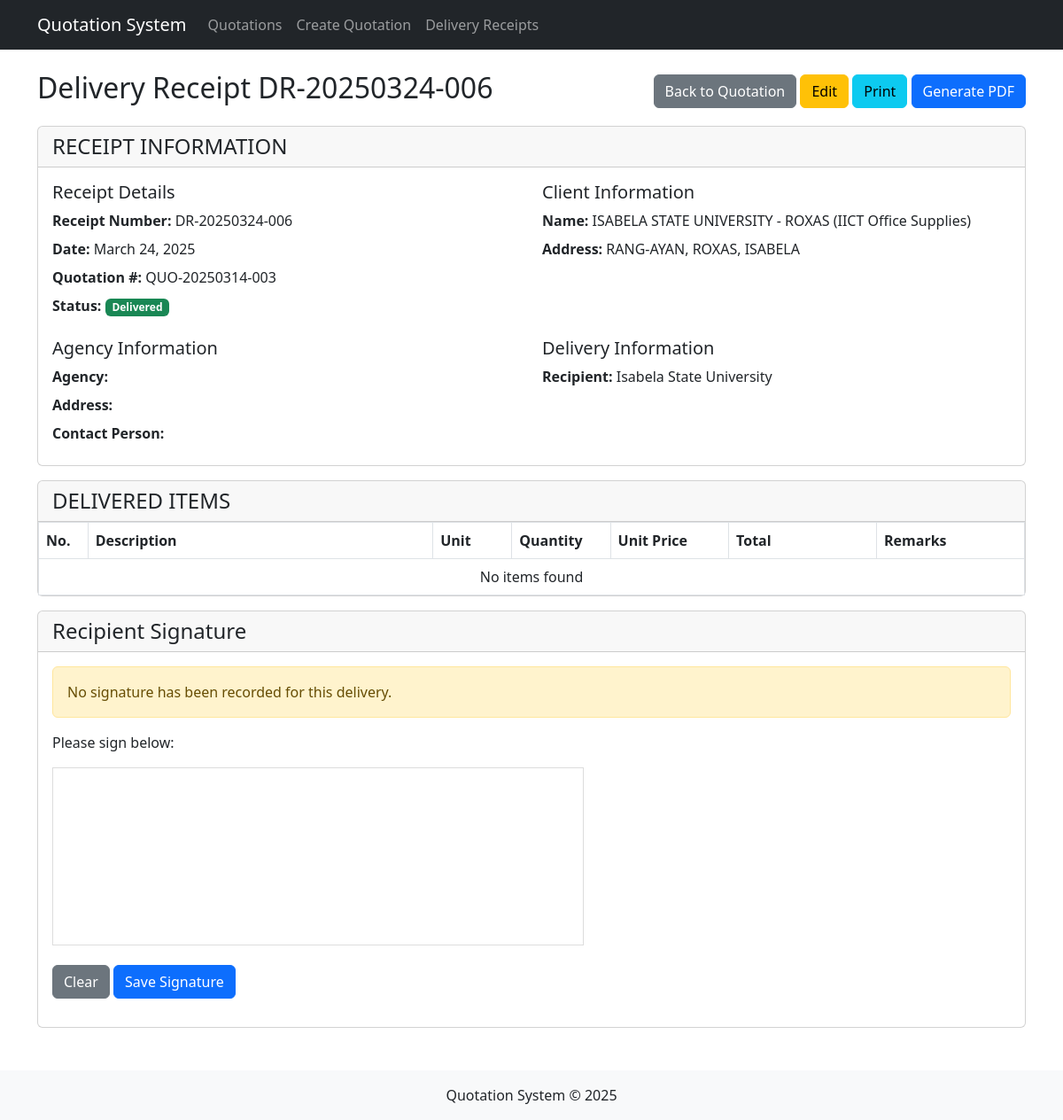
The app's page /delivery/view.php?id=6 with its own data.
### tables this page shows
CREATE TABLE `delivery_receipts` (
  `receipt_id` int(11) NOT NULL,
  `receipt_number` varchar(20) DEFAULT NULL,
  `quotation_id` int(11) NOT NULL,
  `delivery_date` date NOT NULL,
  `recipient_name` varchar(255) NOT NULL,
  `recipient_position` varchar(255) DEFAULT NULL,
  `recipient_signature` text DEFAULT NULL,
  `delivery_address` text DEFAULT NULL,
  `delivery_notes` text DEFAULT NULL,
  `delivery_status` enum('pending','in_transit','delivered','cancelled') DEFAULT 'pending',
  `created_at` timestamp NOT NULL DEFAULT current_timestamp(),
  `updated_at` timestamp NOT NULL DEFAULT current_timestamp() ON UPDATE current_timestamp()
);

CREATE TABLE `quotations` (
  `quotation_id` int(11) NOT NULL,
  `quotation_number` varchar(20) DEFAULT NULL,
  `customer_name` varchar(255) NOT NULL,
  `customer_email` varchar(255) DEFAULT NULL,
  `customer_phone` varchar(50) DEFAULT NULL,
  `agency_name` varchar(255) DEFAULT NULL,
  `agency_address` text DEFAULT NULL,
  `contact_person` varchar(255) DEFAULT NULL,
  `quotation_date` date NOT NULL,
  `valid_until` date DEFAULT NULL,
  `status` enum('draft','sent','accepted','rejected') DEFAULT 'draft',
  `notes` text DEFAULT NULL,
  `created_at` timestamp NOT NULL DEFAULT current_timestamp(),
  `updated_at` timestamp NOT NULL DEFAULT current_timestamp() ON UPDATE current_timestamp()
);

### models/DeliveryReceipt.php (called while the page is built, shortened)
<?php
require_once __DIR__ . '/Quotation.php';
class DeliveryReceipt {
    private $conn;
    private $table_name = "delivery_receipts";
    public $receipt_id;
    public $receipt_number;
    public $quotation;
    public function __construct($db) {
        $this->conn = $db;
        $this->quotation = new Quotation($db);
    }
    public function readOne() {
        $query = "SELECT * FROM " . $this->table_name . " WHERE ";
        if (isset($this->receipt_id) && !empty($this->receipt_id)) {
            $query .= "receipt_id = :id LIMIT 0,1";
            $param_name = ":id";
            $param_value = $this->receipt_id;
        } else {
            $query .= "receipt_number = :number LIMIT 0,1";
            $param_name = ":number";
            $param_value = $this->receipt_number;
        }
        $stmt = $this->conn->prepare($query);
        $stmt->bindParam($param_name, $param_value);
        $stmt->execute();
        $row = $stmt->fetch(PDO::FETCH_ASSOC);
        if ($row) {
            $this->receipt_id = $row['receipt_id'];
            $this->receipt_number = $row['receipt_number'];
            $this->quotation_id = $row['quotation_id'];
            $this->delivery_date = $row['delivery_date'];
            $this->recipient_name = $row['recipient_name'];
            $this->delivery_address = $row['delivery_address'];
            $this->delivery_status = $row['delivery_status'];
            $this->quotation->quotation_id = $this->quotation_id;
            $this->quotation->readOne();
            return true;
        }
        return false;
    }
}

### models/Quotation.php (called while the page is built, shortened)
<?php
class Quotation {
    private $conn;
    private $table_name = "quotations";
    public $quotation_id;
    public $quotation_number;
    public function __construct($db) {
        $this->conn = $db;
    }
    public function readOne() {
        $query = "SELECT * FROM " . $this->table_name . " WHERE ";
        if (isset($this->quotation_id) && !empty($this->quotation_id)) {
            $query .= "quotation_id = :id LIMIT 0,1";
            $param_name = ":id";
            $param_value = $this->quotation_id;
        } elseif (isset($this->quotation_number) && !empty($this->quotation_number)) {
            $query .= "quotation_number = :number LIMIT 0,1";
            $param_name = ":number";
            $param_value = $this->quotation_number;
        } else {
             error_log("readOne called without quotation_id or quotation_number.");
             return false;
        }
        $stmt = $this->conn->prepare($query);
        $stmt->bindParam($param_name, $param_value);
        $stmt->execute();
        $row = $stmt->fetch(PDO::FETCH_ASSOC);
        if ($row) {
            $this->quotation_id = $row['quotation_id'];
            $this->quotation_number = $row['quotation_number'];
            $this->customer_name = $row['customer_name'];
            return true;
        }
        return false;
    }
}
?>

### delivery/view.php (the view, shortened to what this page needs)
<?php
require_once '../models/DeliveryReceipt.php';
$database = new Database();
$db = $database->getConnection();
$delivery = new DeliveryReceipt($db);
if (isset($_GET['id'])) {
    $delivery->receipt_id = $_GET['id'];
} elseif (isset($_GET['number'])) {
    $delivery->receipt_number = $_GET['number'];
} else {
    die('ERROR: Missing ID or Number.');
}
if (!$delivery->readOne()) {
    header("Location: ../quotation/list.php");
    exit();
}
include_once '../includes/header.php';
?>
<div class="container mt-4">
    <div class="row mb-3 d-print-none">
        <div class="col-md-12">
            <div class="d-flex justify-content-between align-items-center">
                <h2>Delivery Receipt <?php echo $delivery->receipt_number; ?></h2>
                <div>
                    <a href="../quotation/view.php?id=<?php echo $delivery->quotation_id; ?>" class="btn btn-secondary">Back to Quotation</a>
                    <a href="edit.php?id=<?php echo $delivery->receipt_id; ?>" class="btn btn-warning">Edit</a>
                    <button onclick="window.print();" class="btn btn-info">Print</button>
                    <a href="generate_pdf.php?id=<?php echo $delivery->receipt_id; ?>" class="btn btn-primary" target="_blank">Generate PDF</a>
                </div>
            </div>
        </div>
    </div>
    <div class="card mb-3">
        <div class="card-header">
            <h4 class="m-0">RECEIPT INFORMATION</h4>
        </div>
        <div class="card-body">
            <div class="row">
                <div class="col-md-6">
                    <h5>Receipt Details</h5>
                    <div class="mb-2">
                        <strong>Receipt Number:</strong> <?php echo $delivery->receipt_number; ?>
                    </div>
                    <div class="mb-2">
                        <strong>Date:</strong> <?php echo date('F j, Y', strtotime($delivery->delivery_date)); ?>
                    </div>
                    <div class="mb-2">
                        <strong>Quotation #:</strong> <?php echo $delivery->quotation->quotation_number; ?>
                    </div>
                    <div class="mb-2">
                        <strong>Status:</strong>
                        <span class="badge <?php
                            echo ($delivery->delivery_status == 'pending') ? 'bg-warning' :
                                (($delivery->delivery_status == 'in_transit') ? 'bg-primary' :
                                    (($delivery->delivery_status == 'delivered') ? 'bg-success' : 'bg-danger'));
                        ?>">
                            <?php echo ucfirst(str_replace('_', ' ', $delivery->delivery_status)); ?>
                        </span>
                    </div>
                </div>
                <div class="col-md-6">
                    <h5>Client Information</h5>
                    <div class="mb-2">
                        <strong>Name:</strong> <?php echo htmlspecialchars($delivery->quotation->customer_name); ?>
                    </div>
                    <div class="mb-2">
                        <strong>Address:</strong> <?php echo nl2br(htmlspecialchars($delivery->delivery_address)); ?>
                    </div>
                </div>
            </div>
            <div class="row mt-3">
                <div class="col-md-6">
                    <h5>Agency Information</h5>
                    <div class="mb-2">
                        <strong>Agency:</strong> <?php echo htmlspecialchars($delivery->quotation->agency_name ?? 'N/A'); ?>
                    </div>
                    <div class="mb-2">
                        <strong>Address:</strong> <?php echo htmlspecialchars($delivery->quotation->agency_address ?? 'N/A'); ?>
                    </div>
                    <div class="mb-2">
                        <strong>Contact Person:</strong> <?php echo htmlspecialchars($delivery->quotation->contact_person ?? 'N/A'); ?>
                    </div>
                </div>
                <div class="col-md-6">
                    <h5>Delivery Information</h5>
                    <div class="mb-2">
                        <strong>Recipient:</strong> <?php echo htmlspecialchars($delivery->recipient_name); ?>
                    </div>
                </div>
            </div>
        </div>
    </div>
    <div class="card mb-3">
        <div class="card-header">
            <h4 class="m-0">DELIVERED ITEMS</h4>
        </div>
        <div class="card-body p-0">
            <div class="table-responsive">
                <table class="table table-bordered m-0">
                    <thead>
                        <tr>
                            <th width="5%">No.</th>
                            <th width="35%">Description</th>
                            <th width="8%">Unit</th>
                            <th width="10%">Quantity</th>
                            <th width="12%">Unit Price</th>
                            <th width="15%">Total</th>
                            <th width="15%">Remarks</th>
                        </tr>
                    </thead>
                    <tbody>
                        <?php
                        $grand_total = 0;
                        if (!empty($delivery->items)):
                            $counter = 1;
                            foreach($delivery->items as $item):
                                $unit_price = 0;
                                $total = 0;
                                foreach($delivery->quotation->items as $q_item) {
                                    if ($q_item['item_id'] == $item['item_id']) {
                                        $unit_price = $q_item['unit_price'];
                                        $total = $unit_price * $item['quantity_delivered'];
                                        $grand_total += $total;
                                        break;
                                    }
                                }
                        ?>
                            <tr>
                                <td><?php echo $counter++; ?></td>
                                <td><?php echo htmlspecialchars($item['description']); ?></td>
                                <td><?php echo htmlspecialchars($item['unit']); ?></td>
                                <td><?php echo number_format((float)$item['quantity_delivered'], 2); ?></td>
                                <td class="text-end"><?php echo number_format($unit_price, 2); ?></td>
                                <td class="text-end"><?php echo number_format($total, 2); ?></td>
                                <td></td>
                            </tr>
                        <?php endforeach; ?>
                            <tr>
                                <td colspan="5" class="text-end"><strong>Grand Total:</strong></td>
                                <td class="text-end"><strong><?php echo number_format($grand_total, 2); ?></strong></td>
                                <td></td>
                            </tr>
                        <?php else: ?>
                            <tr>
                                <td colspan="7" class="text-center">No items found</td>
                            </tr>
                        <?php endif; ?>
                    </tbody>
                </table>
            </div>
        </div>
    </div>
    <div class="card mb-3">
        <div class="card-header">
            <h4 class="m-0">Recipient Signature</h4>
        </div>
        <div class="card-body">
            <?php if (!empty($delivery->recipient_signature)): ?>
                <div class="text-center mb-3">
                    <img src="<?php echo $delivery->recipient_signature; ?>" alt="Recipient Signature" class="img-fluid" style="max-height: 150px;">
                    <p class="mt-2">Signed by: <?php echo htmlspecialchars($delivery->recipient_name); ?></p>
                </div>
            <?php else: ?>
                <?php if ($delivery->delivery_status == 'delivered'): ?>
                    <div class="alert alert-warning d-print-none">No signature has been recorded for this delivery.</div>
                    <div class="mb-3 d-print-none">
                        <p>Please sign below:</p>
                        <canvas id="signatureCanvas" width="600" height="200" style="border: 1px solid #ddd; width: 100%; max-width: 600px;"></canvas>
                    </div>
                    <div class="mb-3 d-print-none">
                        <form id="signatureForm" method="post">
                            <button type="button" id="clearSignature" class="btn btn-secondary">Clear</button>
                            <button type="submit" class="btn btn-primary">Save Signature</button>
                        </form>
                    </div>
                <?php else: ?>
                    <div class="alert alert-info d-print-none">
                        Signature can only be added when delivery status is "Delivered".
                    </div>
                <?php endif; ?>
            <?php endif; ?>
        </div>
    </div>
</div>
<?php
include_once '../includes/footer.php';
?>

### records on screen
delivery_receipts: receipt_number "DR-20250324-006", delivery_date "March 24, 2025", delivery_status "Delivered", delivery_address "RANG-AYAN, ROXAS, ISABELA", recipient_name "Isabela State University"
quotations: quotation_number "QUO-20250314-003", customer_name "ISABELA STATE UNIVERSITY - ROXAS (IICT Office Supplies)"
